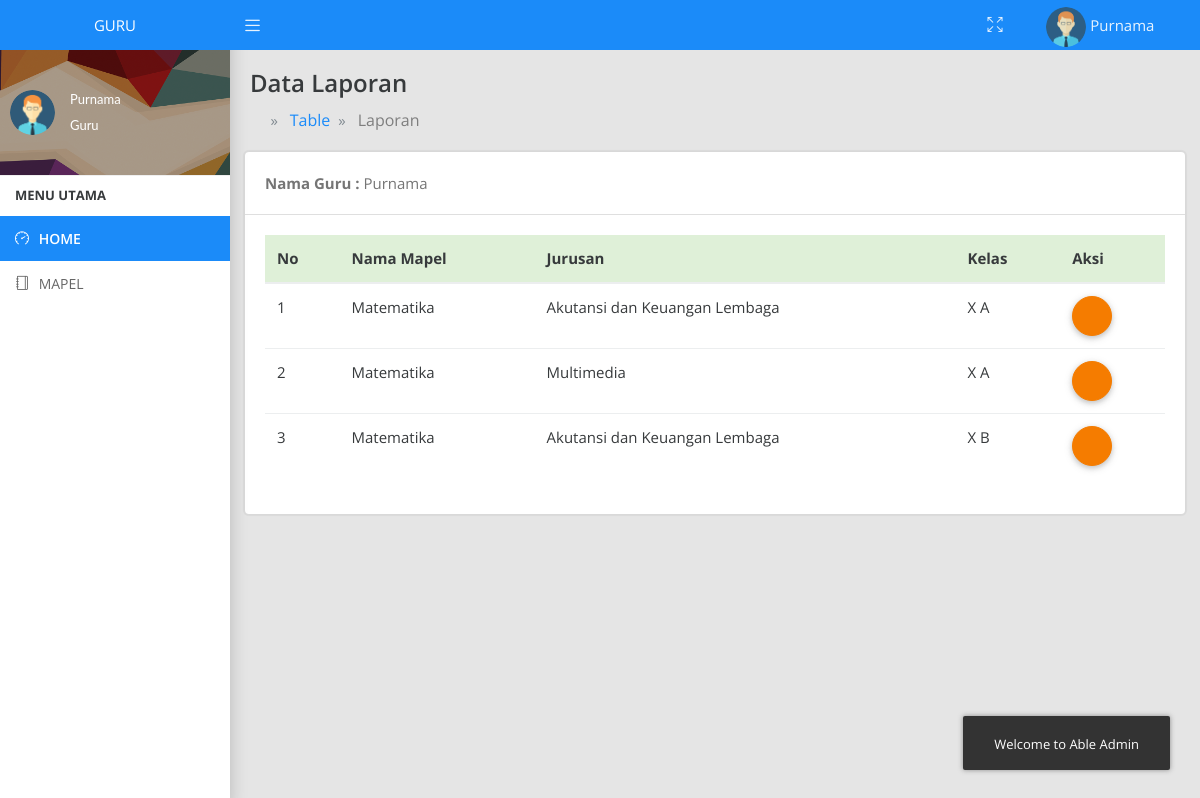
Page /index.php?guru=laporannilai (signed in) on the committed database.
### tables this page shows
CREATE TABLE `pengajar` (
  `id_ajar` int(11) NOT NULL AUTO_INCREMENT,
  `id_guru` int(11) NOT NULL,
  `id_jurusan` int(11) DEFAULT NULL,
  `id_kelas` int(11) NOT NULL,
  `id_mapel` int(11) NOT NULL,
  PRIMARY KEY (`id_ajar`),
  KEY `id_kelas` (`id_kelas`),
  KEY `id_mapel` (`id_mapel`),
  KEY `id_guru` (`id_guru`),
  KEY `id_jurusan` (`id_jurusan`),
  CONSTRAINT `pengajar_ibfk_1` FOREIGN KEY (`id_kelas`) REFERENCES `kelas` (`id_kelas`),
  CONSTRAINT `pengajar_ibfk_2` FOREIGN KEY (`id_mapel`) REFERENCES `pelajaran` (`id_mapel`),
  CONSTRAINT `pengajar_ibfk_3` FOREIGN KEY (`id_guru`) REFERENCES `guru` (`id_guru`),
  CONSTRAINT `pengajar_ibfk_4` FOREIGN KEY (`id_jurusan`) REFERENCES `jurusan` (`id_jurusan`)
);

CREATE TABLE `pelajaran` (
  `id_mapel` int(11) NOT NULL AUTO_INCREMENT,
  `id_semester` int(11) DEFAULT NULL,
  `nama_mapel` varchar(50) DEFAULT NULL,
  `ket` varchar(50) DEFAULT NULL,
  PRIMARY KEY (`id_mapel`),
  KEY `id_semester` (`id_semester`),
  CONSTRAINT `pelajaran_ibfk_1` FOREIGN KEY (`id_semester`) REFERENCES `semester` (`id_semester`)
);

CREATE TABLE `jurusan` (
  `id_jurusan` int(11) NOT NULL AUTO_INCREMENT,
  `nama_jurusan` varchar(50) NOT NULL,
  PRIMARY KEY (`id_jurusan`)
);

CREATE TABLE `kelas` (
  `id_kelas` int(11) NOT NULL AUTO_INCREMENT,
  `nama_kelas` varchar(20) DEFAULT NULL,
  PRIMARY KEY (`id_kelas`)
);

### guru/laporan-nilai-siswa.php (the view, shortened to what this page needs)
<div class="container-fluid">
    <div class="row">
        <div class="col-sm-12 p-0">
            <div class="main-header">
                <h4>Data Laporan</h4>
                <ol class="breadcrumb breadcrumb-title breadcrumb-arrow">
                    <li class="breadcrumb-item">
                        <a href="index.php">
                            <i class="icofont icofont-home"></i>
                        </a>
                    </li>
                    <li class="breadcrumb-item"><a href="#">Table</a>
                    </li>
                    <li class="breadcrumb-item"><a href="index.php?guru=laporannilai">Laporan</a>
                    </li>
                </ol>
            </div>
        </div>
    </div>
    <div class="row">
        <div class="col-sm-12">
            <div class="card">
                <div class="card-header">
                    <tr>
                        <th scope="row"><b>Nama Guru : </b></th>
                        <td><?php echo $_SESSION['user']['nama_guru'] ?></td>
                    </tr>
                </div>
                <div class="card-block">
                    <div class="row">
                        <div class="col-sm-12 table-responsive">
                            <table class="table">
                                <thead>
                                    <tr class="table-success">
                                        <th>No</th>
                                        <th>Nama Mapel</th>
                                        <th>Jurusan</th>
                                        <th>Kelas</th>
                                        <th>Aksi</th>
                                    </tr>
                                </thead>
                                <tbody>
                                    <?php
                                    $no=1;
                                    $id =$_SESSION['user']['id_guru'];
                                    $data=$koneksi->query("SELECT * FROM pengajar JOIN guru ON pengajar.id_guru=guru.id_guru JOIN pelajaran ON pengajar.id_mapel=pelajaran.id_mapel JOIN jurusan ON pengajar.id_jurusan=jurusan.id_jurusan JOIN kelas ON pengajar.id_kelas=kelas.id_kelas WHERE pengajar.id_guru='$id'");
                                    while ($mapel=$data->fetch_assoc()) {
                                     ?>
                                     <tr>
                                         <td><?= $no ?></td>
                                         <td><?= $mapel['nama_mapel']?></td>
                                         <td><?= $mapel['nama_jurusan']?></td>
                                         <td><?= $mapel['nama_kelas']?></td>
                                         <td>
                                            <button type="button" class="btn btn-warning btn-icon waves-effect waves-light" data-toggle="tooltip" data-placement="left" title=".Cetak-Data" onclick="print_d()"><i class="icofont icofont-print"></i>
                                            </button>
                                        </td>
                                    </tr>
                                    <?php
                                    $no++;
                                }
                                ?>
                            </tbody>
                        </table>
                    </div>
                </div>
            </div>
        </div>
    </div>
</div>
</div>

### rows in the picture
pengajar: id_mapel.nama_mapel "Matematika", id_jurusan.nama_jurusan "Akutansi dan Keuangan Lembaga", id_kelas.nama_kelas "X A"
pengajar: id_mapel.nama_mapel "Matematika", id_jurusan.nama_jurusan "Multimedia", id_kelas.nama_kelas "X A"
pengajar: id_mapel.nama_mapel "Matematika", id_jurusan.nama_jurusan "Akutansi dan Keuangan Lembaga", id_kelas.nama_kelas "X B"

### other values in the picture
$_SESSION['user']['nama_guru'] "Purnama"
$_SESSION['login'] "Guru"
